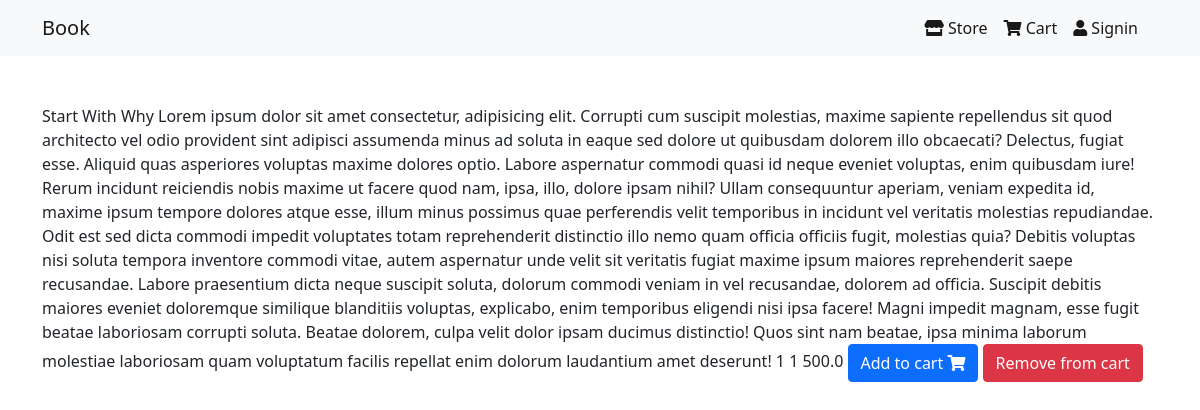
/product/1/, run on the app's committed database.
### ecommpage/models.py (models this page shows, shortened)
class Item(models.Model):
    title = models.CharField(max_length=100)
    description = models.TextField()
    price = models.FloatField()
    stored = models.DateTimeField(auto_now_add=True)
    item_quantity = models.IntegerField(default=1)
    img = models.ImageField(upload_to='images/')
    category = models.CharField(choices=CATEGORY_CHOICES, max_length=2)
    slug = models.SlugField(unique=True)
    def get_add_to_cart_url(self):
        return reverse("add-to-cart", kwargs={
            'slug': self.slug
        })
    def get_remove_from_cart_url(self):
        return reverse("remove_from_cart", kwargs={
            'slug': self.slug
        })

### ecommpage/views.py (the view)
# urls.py: path('product/<slug>/', ItemDetailView.as_view(), name='product'),
class ItemDetailView(DetailView):
    model = Item
    template_name = "ecommpage/product.html"

### ecommpage/templates/ecommpage/product.html
{% extends 'account/base.html' %}
{% block content %}
{{object.title}}
{{object.description}}
{{object.item_quantity}}
{{object.category}}
{{object.price}}
<a href="{{ object.get_add_to_cart_url }}" class="btn btn-primary btn-md my-0 p">
    Add to cart
    <i class="fas fa-shopping-cart ml-1"></i>
  </a>
  <a href="{{ object.get_remove_from_cart_url }}" class="btn btn-danger btn-md my-0 p">
    Remove from cart
  </a>
{% endblock %}

### data on the page
Item: title "Start With Why", description "Lorem ipsum dolor sit amet consectetur, adipisicing elit. Corrupti cum suscipit molestias, maxime sapiente repellendus sit quod architecto vel odio provident sint adipisci assumenda minus ad soluta in eaque sed dolore ut quibusdam dolorem illo obcaecati? Delectus, fugiat esse. Aliquid quas asperiores voluptas maxime dolores optio. Labore aspernatur commodi quasi id neque eveniet voluptas, enim quibusdam iure! Rerum incidunt reiciendis nobis maxime ut facere quod nam, ipsa, illo, dolore ipsam nihil? Ullam consequuntur aperiam, veniam expedita id, maxime ipsum tempore dolores atque esse, illum minus possimus quae perferendis velit temporibus in incidunt vel veritatis molestias repudiandae.…", item_quantity "1", category "1", price "500.0"
